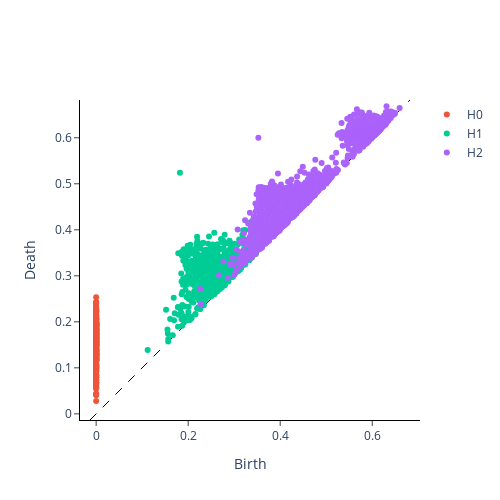

Notebook code for this chart:
### Code cell
plot_diagram(pr_dist_abs_perturbed)

### Figure 1 — Plotly figure (JSON) as saved in the notebook; plotly's stock layout.template omitted (floating-point values rounded to 4 significant figures; data arrays with more than 128 entries replaced by an {"elided": "..."} marker saying what was removed)
{"data": [{"hoverinfo": "none", "line": {"color": "black", "dash": "dash", "width": 1}, "mode": "lines", "showlegend": false, "type": "scatter", "x": [-0.01337, 0.6821], "y": [-0.01337, 0.6821]}, {"hoverinfo": "text", "hovertext": {"elided": "399 str values"}, "mode": "markers", "name": "H0", "type": "scatter", "x": {"elided": "399 int values"}, "y": {"elided": "399 float values"}}, {"hoverinfo": "text", "hovertext": {"elided": "690 str values"}, "mode": "markers", "name": "H1", "type": "scatter", "x": {"elided": "690 float values"}, "y": {"elided": "690 float values"}}, {"hoverinfo": "text", "hovertext": {"elided": "2196 str values"}, "mode": "markers", "name": "H2", "type": "scatter", "x": {"elided": "2196 float values"}, "y": {"elided": "2196 float values"}}], "layout": {"height": 500, "plot_bgcolor": "white", "width": 500, "xaxis": {"autorange": false, "exponentformat": "e", "linecolor": "black", "linewidth": 1, "mirror": false, "range": [-0.01337, 0.6821], "showexponent": "all", "showline": true, "side": "bottom", "ticks": "outside", "title": {"text": "Birth"}, "type": "linear", "zeroline": true}, "yaxis": {"autorange": false, "exponentformat": "e", "linecolor": "black", "linewidth": 1, "mirror": false, "range": [-0.01337, 0.6821], "scaleanchor": "x", "scaleratio": 1, "showexponent": "all", "showline": true, "side": "left", "ticks": "outside", "title": {"text": "Death"}, "type": "linear", "zeroline": true}}}
